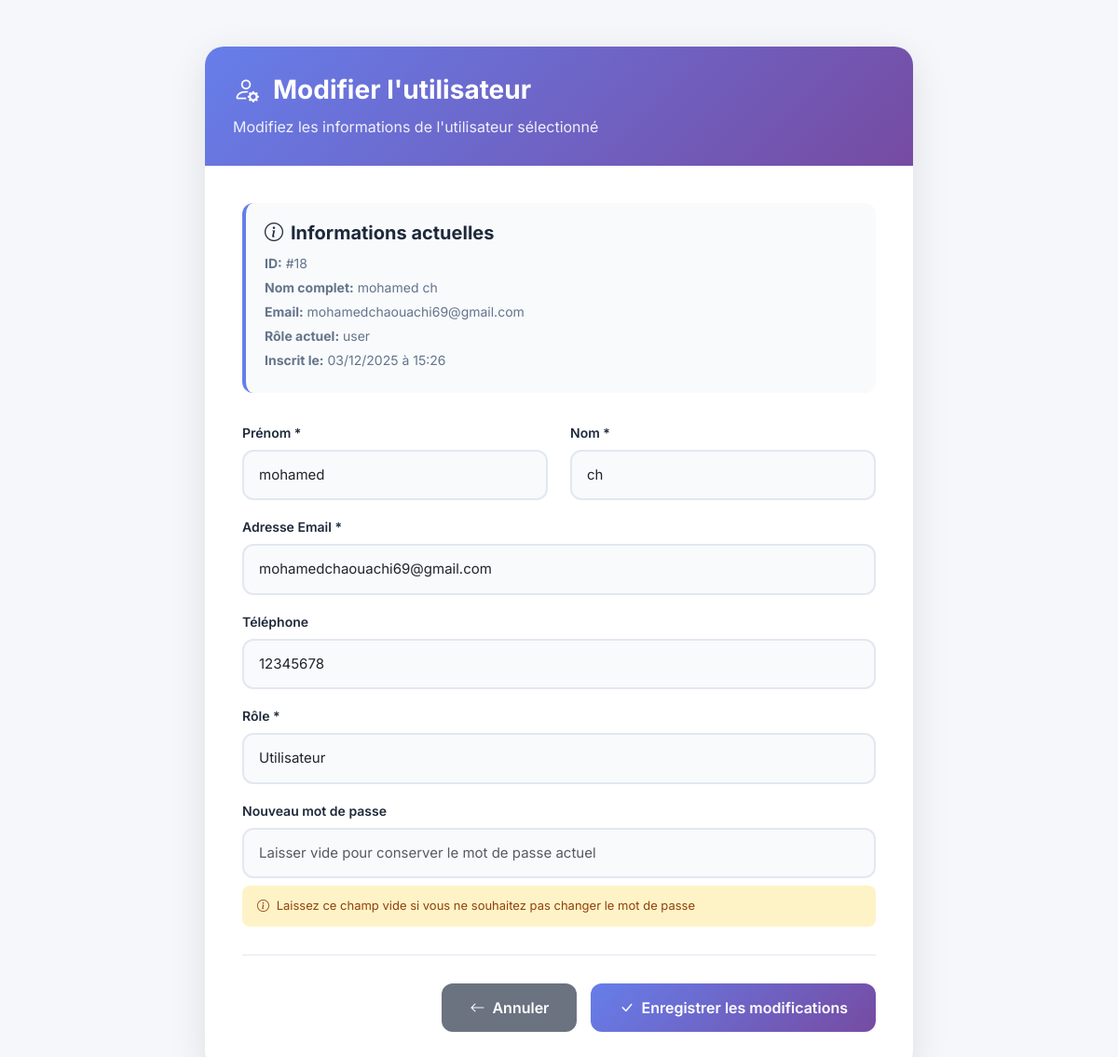
The page /Kernel-MohamedChaouachi/view/BackOffice/modify-user.php?id=18 (signed in) on the database its author committed.
### tables this page shows
CREATE TABLE `users` (
  `id` int(11) NOT NULL,
  `nom` varchar(100) NOT NULL,
  `prenom` varchar(100) NOT NULL,
  `email` varchar(255) NOT NULL,
  `telephone` varchar(20) NOT NULL,
  `mdp` varchar(255) NOT NULL,
  `role` enum('user','admin') NOT NULL DEFAULT 'user',
  `created_at` timestamp NOT NULL DEFAULT current_timestamp(),
  `banned_until` datetime DEFAULT NULL
);

### Kernel-MohamedChaouachi/config.php (called while the page is built, shortened)
<?php
class config
{   private static $pdo = null;
    public static function getConnexion()
    {
        if (!isset(self::$pdo)) {
            $servername="localhost";
            $username="root";
            $password ="";
            $dbname="kernel";
            try {
                self::$pdo = new PDO("mysql:host=$servername;dbname=$dbname",
                        $username,
                        $password
                );
                self::$pdo->setAttribute(PDO::ATTR_ERRMODE, PDO::ERRMODE_EXCEPTION);
                self::$pdo->setAttribute(PDO::ATTR_DEFAULT_FETCH_MODE, PDO::FETCH_ASSOC);
            } catch (Exception $e) {
                die('Erreur: ' . $e->getMessage());
            }
        }
        return self::$pdo;
    }
}
?>

### Kernel-MohamedChaouachi/controller/userController.php (called while the page is built, shortened)
<?php
require_once __DIR__ . '/../config.php';
require_once __DIR__ . '/../model/user.php';
class UserController
{
    private $pdo;
    public function __construct()
    {
        $this->pdo = config::getConnexion();
    }
    public function getUserById(int $id): ?User
    {
        try {
            $sql = "SELECT * FROM users WHERE id = :id LIMIT 1";
            $stmt = $this->pdo->prepare($sql);
            $stmt->execute([':id' => $id]);
            $data = $stmt->fetch();
            return new User(
                $data['nom'],
                $data['prenom'],
                $data['email'],
                $data['telephone'],
                $data['mdp'],
                $data['role'],
                (int)$data['id'],
                $data['banned_until'],
                $data['created_at']
            );
        } catch (PDOException $e) {
            error_log("Get user by ID error: " . $e->getMessage());
            return null;
        }
    }
}

### Kernel-MohamedChaouachi/model/user.php (called while the page is built, shortened)
<?php
class User
{
    private ?int $id = null;
    private string $nom;
    private string $prenom;
    private string $email;
    private string $telephone;
    private string $role;
    private ?string $date_inscription = null;
    public function __construct(
        string $nom = '',
        string $prenom = '',
        string $email = '',
        string $telephone = '',
        string $password = '',
        string $role = 'user',
        ?int $id = null,
        ?string $banned_until = null,
        ?string $date_inscription = null
    ) {
        $this->id = $id;
        $this->nom = $nom;
        $this->prenom = $prenom;
        $this->email = $email;
        $this->telephone = $telephone;
        $this->role = $role;
        $this->date_inscription = $date_inscription;
    }
    public function getId(): ?int
    {
        return $this->id;
    }
    public function getNom(): string
    {
        return $this->nom;
    }
    public function getPrenom(): string
    {
        return $this->prenom;
    }
    public function getEmail(): string
    {
        return $this->email;
    }
    public function getTelephone(): string
    {
        return $this->telephone;
    }
    public function getRole(): string
    {
        return $this->role;
    }
    public function getDateInscription(): ?string
    {
        return $this->date_inscription;
    }
}

### Kernel-MohamedChaouachi/view/BackOffice/modify-user.php (the view, shortened to what this page needs)
<?php
require_once '../../config.php';
require_once '../../controller/userController.php';
$controller = new UserController();
$controller->requireAdmin();
$user = null;
if (isset($_GET['id'])) {
    $user = $controller->getUserById((int)$_GET['id']);
}
?>
<!DOCTYPE html>
<html lang="fr">
<head>
    <link href="https://cdn.jsdelivr.net/npm/bootstrap@5.3.3/dist/css/bootstrap.min.css" rel="stylesheet">
    <link href="https://cdn.jsdelivr.net/npm/bootstrap-icons@1.11.3/font/bootstrap-icons.min.css" rel="stylesheet">
</head>
<body>
<div class="container">
    <div class="card">
        <div class="card-header">
            <h2>
                <i class="bi bi-person-gear"></i>
                Modifier l'utilisateur
            </h2>
            <p>Modifiez les informations de l'utilisateur sélectionné</p>
        </div>
        <div class="card-body">
            <div class="user-info">
                <h5><i class="bi bi-info-circle me-2"></i>Informations actuelles</h5>
                <p><strong>ID:</strong> #<?php echo $user->getId(); ?></p>
                <p><strong>Nom complet:</strong> <?php echo htmlspecialchars($user->getPrenom() . ' ' . $user->getNom()); ?></p>
                <p><strong>Email:</strong> <?php echo htmlspecialchars($user->getEmail()); ?></p>
                <p><strong>Rôle actuel:</strong> <?php echo htmlspecialchars($user->getRole()); ?></p>
                <?php if ($user->getDateInscription()): ?>
                    <p><strong>Inscrit le:</strong> <?php echo date('d/m/Y à H:i', strtotime($user->getDateInscription())); ?></p>
                <?php endif; ?>
            </div>
            <form method="POST" id="modifyForm">
                <div class="row">
                    <div class="col-md-6 mb-3">
                        <label class="form-label">Prénom *</label>
                        <input type="text" name="prenom" class="form-control"
                               value="<?php echo htmlspecialchars($user->getPrenom()); ?>" required>
                    </div>
                    <div class="col-md-6 mb-3">
                        <label class="form-label">Nom *</label>
                        <input type="text" name="nom" class="form-control"
                               value="<?php echo htmlspecialchars($user->getNom()); ?>" required>
                    </div>
                </div>
                <div class="mb-3">
                    <label class="form-label">Adresse Email *</label>
                    <input type="email" name="email" class="form-control"
                           value="<?php echo htmlspecialchars($user->getEmail()); ?>" required>
                </div>
                <div class="mb-3">
                    <label class="form-label">Téléphone</label>
                    <input type="text" name="telephone" class="form-control"
                           value="<?php echo htmlspecialchars($user->getTelephone()); ?>"
                           placeholder="+216 XX XXX XXX">
                </div>
                <div class="mb-3">
                    <label class="form-label">Rôle *</label>
                    <select name="role" class="form-select" required>
                        <option value="user" <?php echo $user->getRole() === 'user' ? 'selected' : ''; ?>>Utilisateur</option>
                    </select>
                </div>
                <div class="mb-3">
                    <label class="form-label">Nouveau mot de passe</label>
                    <input type="password" name="password" class="form-control"
                           placeholder="Laisser vide pour conserver le mot de passe actuel">
                    <div class="password-note">
                        <i class="bi bi-info-circle me-1"></i>
                        Laissez ce champ vide si vous ne souhaitez pas changer le mot de passe
                    </div>
                </div>
                <div class="form-actions">
                    <a href="admin-users.php" class="btn btn-secondary">
                        <i class="bi bi-arrow-left me-2"></i>Annuler
                    </a>
                    <button type="submit" class="btn btn-primary">
                        <i class="bi bi-check-lg me-2"></i>Enregistrer les modifications
                    </button>
                </div>
            </form>
        </div>
    </div>
</div>
</body>
</html>

### Kernel-MohamedChaouachi/view/BackOffice/modify-user.php (style rules this page uses)
body { background: #f5f7fa; font-family: 'Inter', sans-serif; color: #2d3748; min-height: 100vh; }
.container { max-width: 800px; margin: 50px auto; padding: 0 20px; }
.card { background: white; border-radius: 20px; box-shadow: 0 10px 40px rgba(0, 0, 0, 0.1); border: none; overflow: hidden; }
.card-header { background: linear-gradient(135deg, #667eea 0%, #764ba2 100%); color: white; padding: 30px; border: none; }
.card-header h2 { margin: 0; font-weight: 700; font-size: 28px; display: flex; align-items: center; gap: 15px; }
.card-header p { margin: 10px 0 0; opacity: 0.9; font-size: 16px; }
.card-body { padding: 40px; }
.form-label { font-weight: 600; color: #1e293b; margin-bottom: 8px; font-size: 14px; }
.form-control, .form-select { border: 2px solid #e2e8f0; border-radius: 12px; padding: 14px 16px; font-size: 15px; transition: all 0.3s ease; background: #f8fafc; }
.btn-primary { background: linear-gradient(135deg, #667eea 0%, #764ba2 100%); border: none; border-radius: 12px; padding: 14px 30px; font-weight: 600; font-size: 16px; transition: all 0.3s ease; }
.btn-secondary { background: #6b7280; border: none; border-radius: 12px; padding: 14px 30px; font-weight: 600; font-size: 16px; transition: all 0.3s ease; }
.user-info { background: #f8fafc; border-radius: 12px; padding: 20px; margin-bottom: 30px; border-left: 4px solid #667eea; }
.user-info h5 { color: #1e293b; font-weight: 700; margin-bottom: 10px; }
.user-info p { color: #64748b; margin: 5px 0; font-size: 14px; }
.password-note { background: #fef3c7; color: #92400e; padding: 12px 16px; border-radius: 8px; font-size: 13px; margin-top: 8px; }
.form-actions { display: flex; gap: 15px; justify-content: flex-end; margin-top: 30px; padding-top: 30px; border-top: 1px solid #e2e8f0; }

### rows shown on the page
users: id "18", $user->getPrenom() . ' ' . $user->getNom() "mohamed ch", email "mohamedchaouachi69@gmail.com", role "user", created_at "03/12/2025 à 15:26", prenom "mohamed", nom "ch", telephone "12345678", role "Utilisateur"
